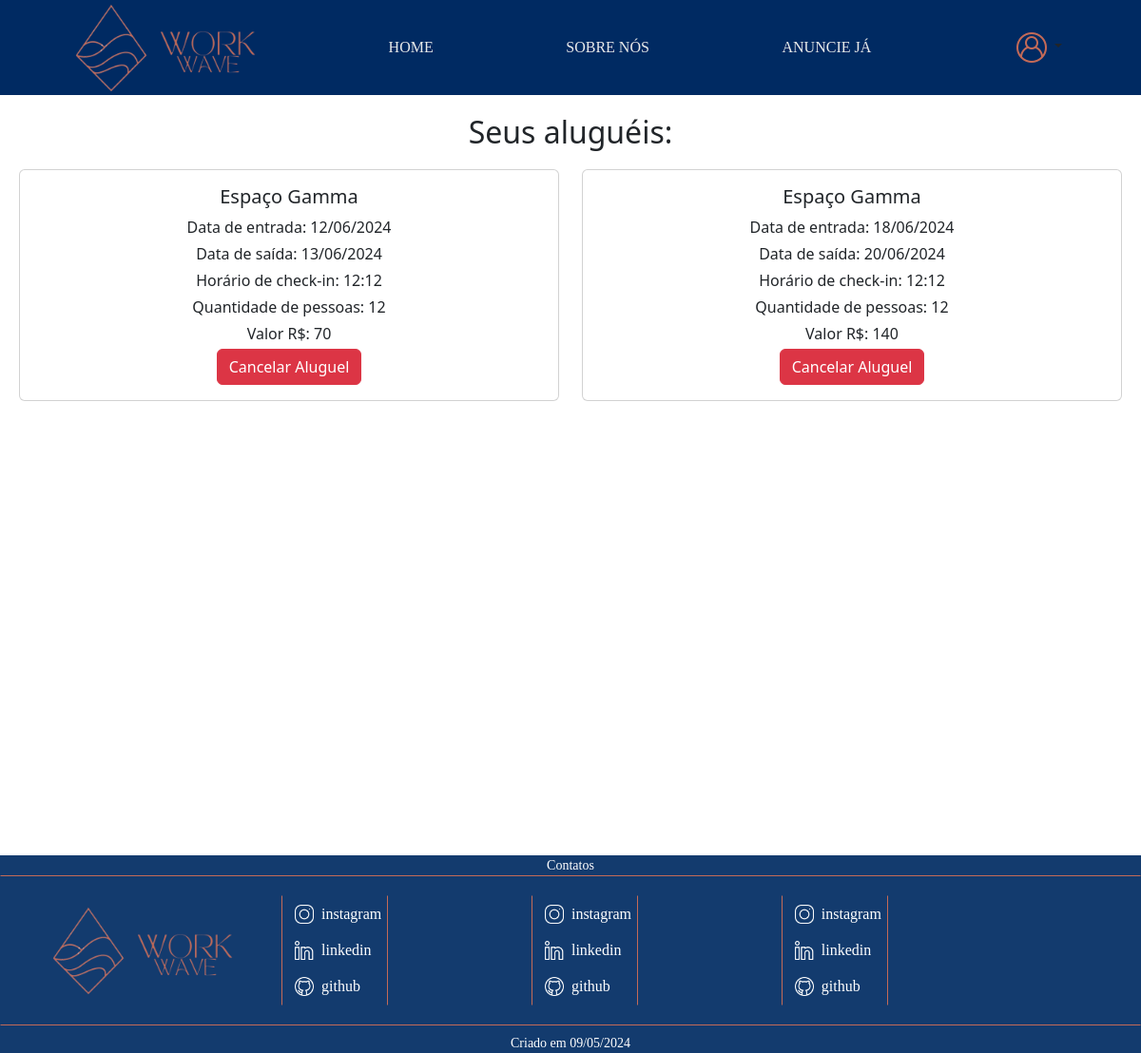
Before: /usuario/AlugueisFeitos.php (signed in) with the older database file.
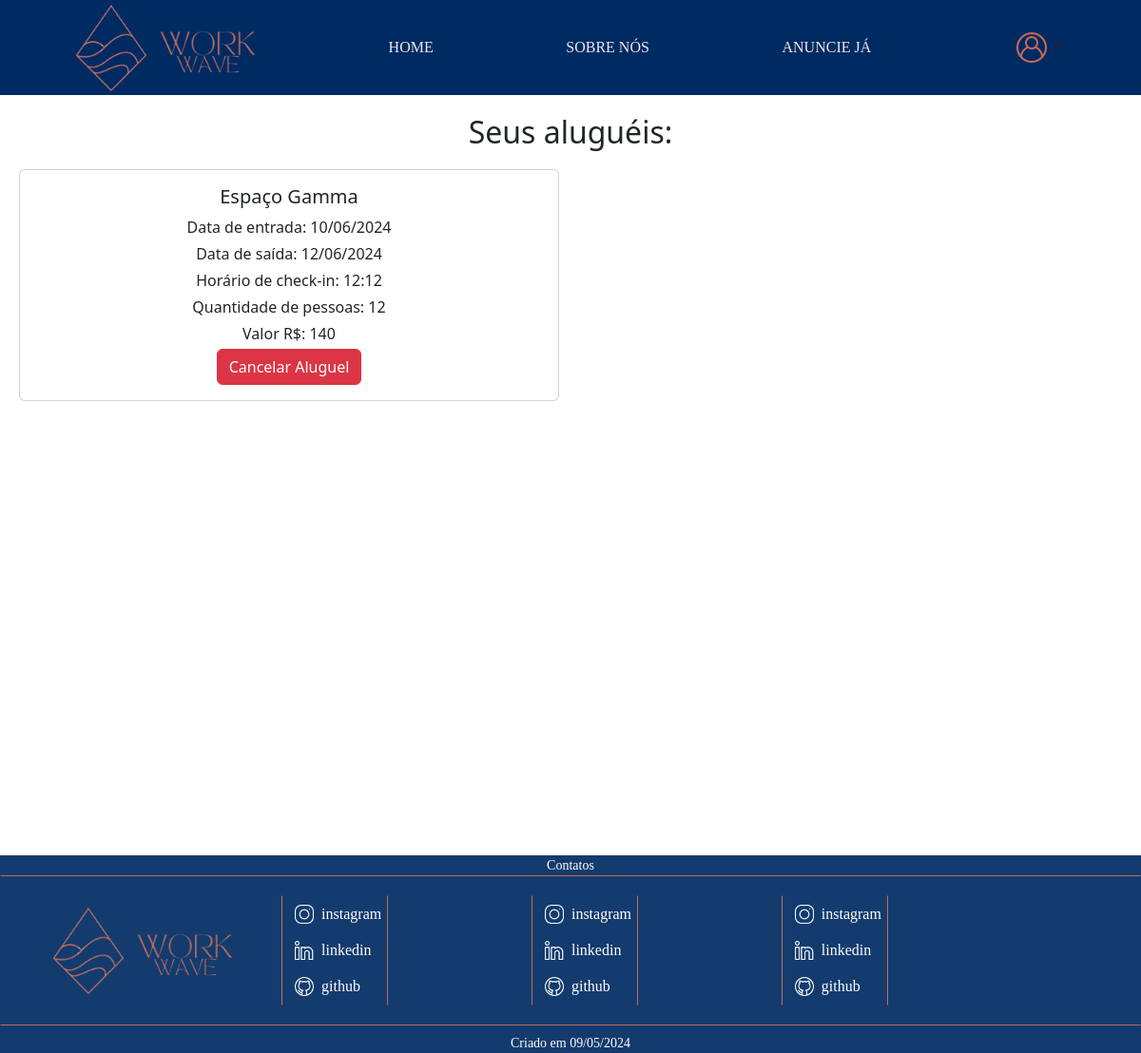
After: the same page with the newer database file.
### tables this page shows
CREATE TABLE `alugar` (
  `AluId` int(11) NOT NULL,
  `AluDataEntrada` date NOT NULL,
  `AluDataSaida` date NOT NULL,
  `OcuId` int(11) NOT NULL,
  `EspId` int(11) NOT NULL,
  `AluPago` tinyint(1) DEFAULT NULL,
  `AluQuantidadePessoas` int(11) DEFAULT NULL,
  `AluHorarioCheckIn` time DEFAULT NULL,
  `AluValor` double(10,2) DEFAULT NULL
);

CREATE TABLE `espacodados` (
  `EspId` int(11) NOT NULL,
  `EspNome` varchar(255) NOT NULL,
  `EspEndereco` varchar(255) NOT NULL,
  `EspDescricao` mediumtext NOT NULL,
  `EspCapacidade` int(11) NOT NULL,
  `EspDisponibilidade` tinyint(1) DEFAULT 1,
  `EspDataCadastro` date NOT NULL,
  `ProId` int(11) NOT NULL,
  `EspImg` varchar(255) DEFAULT NULL,
  `EspPreco` decimal(10,2) DEFAULT NULL,
  `SerId` int(11) DEFAULT NULL,
  `EspCongelado` tinyint(1) DEFAULT 0
);

### usuario/AlugueisFeitos.php (the view, shortened to what the changed rows need)
<?php
require('../validadores/conectaBanco.php');
if (isset($_SESSION['usuario_validado']) && $_SESSION['usuario_validado'] == true) {
    $UsuarioId = $_SESSION['UsuarioId'];
    $sql = "SELECT a.AluId, e.EspNome, a.AluDataEntrada, a.AluDataSaida, a.AluQuantidadePessoas, a.AluHorarioCheckIn, a.AluValor
            FROM alugar AS a
            INNER JOIN espacodados AS e ON a.EspId = e.EspId
            WHERE a.OcuId = :UsuarioId";
    $stmt = $conexao->prepare($sql);
    $stmt->bindParam(':UsuarioId', $UsuarioId, PDO::PARAM_INT);
    $stmt->execute();
    if ($stmt->rowCount() > 0) {
        $resultado = $stmt->fetchAll(PDO::FETCH_ASSOC);
    } else {
        $resultado = [];
    }
}
?>
<!DOCTYPE html>
<html lang="en">
<head>
    <link href="https://cdn.jsdelivr.net/npm/bootstrap@5.3.3/dist/css/bootstrap.min.css" rel="stylesheet">
    <link rel="stylesheet" href="../css/Style.css">
</head>
<body>
    <div class="conteudo">
        <h2 style="margin-bottom: 20px;">Seus aluguéis:</h2>
        <div class="row">
            <?php
            foreach ($resultado as $aluguel) {
                $dataAtual = date('Y-m-d');
                    ?>
                    <div class="col-md-6">
                        <div class="card mb-3">
                            <div class="card-body">
                                <h5 class="card-title"><?php echo $aluguel['EspNome']; ?></h5>
                                <p class="card-text mb-1">Data de entrada: <?php echo date('d/m/Y', strtotime($aluguel['AluDataEntrada'])); ?></p>
                                <p class="card-text mb-1">Data de saída: <?php echo date('d/m/Y', strtotime($aluguel['AluDataSaida'])); ?></p>
                                <p class="card-text mb-1">Horário de check-in: <?php echo date('H:i', strtotime($aluguel['AluHorarioCheckIn'])); ?></p>
                                <p class="card-text mb-1">Quantidade de pessoas: <?php echo $aluguel['AluQuantidadePessoas']; ?></p>
                                <p class="card-text mb-1">Valor R$: <?php echo $aluguel['AluValor']; ?></p>
                                <?php
                                if ($aluguel['AluDataEntrada'] > $dataAtual) {
                                    ?>
                                    <form action="../validadores/CancelarAluguel.php" method="POST" onsubmit="return confirm('Tem certeza de que deseja cancelar este aluguel?');">
                                        <button type="submit" class="btn btn-danger">Cancelar Aluguel</button>
                                    </form>
                                <?php
                                } else {
                                    ?>
                                    <button type="button" class="btn btn-danger" disabled>Cancelar Aluguel</button>
                                <?php
                                }
                                ?>
                            </div>
                        </div>
                    </div>
            <?php
            }
            ?>
        </div>
    </div>
</body>
</html>

Changed rows visible on the page:
removed alugar: EspId.EspNome "Espaço Gamma", AluDataEntrada "12/06/2024", AluDataSaida "13/06/2024", AluHorarioCheckIn "12:12", AluQuantidadePessoas "12", AluValor "70"
removed alugar: EspId.EspNome "Espaço Gamma", AluDataEntrada "18/06/2024", AluDataSaida "20/06/2024", AluHorarioCheckIn "12:12", AluQuantidadePessoas "12", AluValor "140"
added alugar: EspId.EspNome "Espaço Gamma", AluDataEntrada "10/06/2024", AluDataSaida "12/06/2024", AluHorarioCheckIn "12:12", AluQuantidadePessoas "12", AluValor "140"
